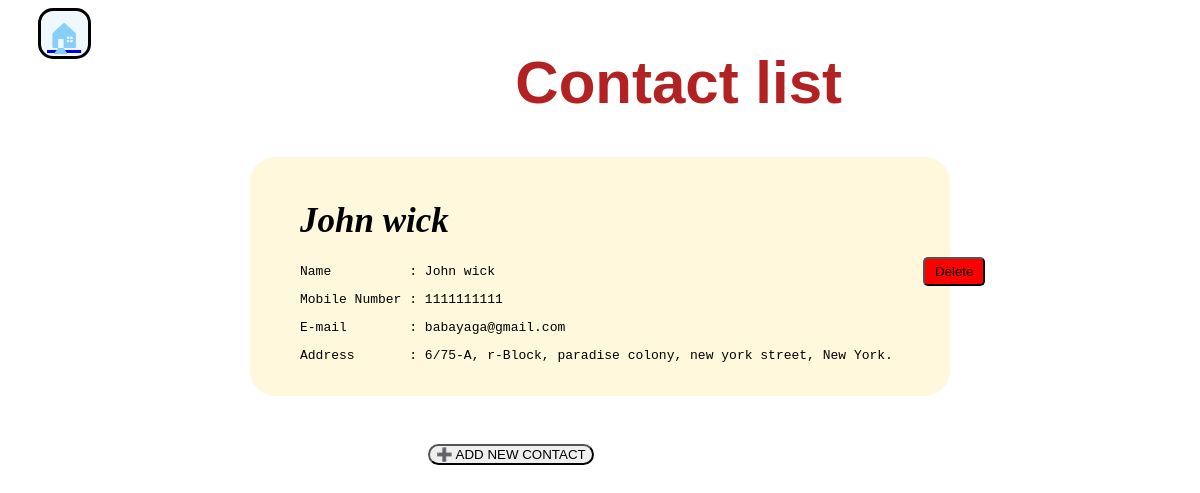
The app's page /list/ (signed in) with its own data.
### application/models.py (models this page shows, shortened)
class Number(models.Model):
    user=models.ForeignKey(User,on_delete=models.CASCADE)
    id=models.AutoField(primary_key=True)
    name=models.CharField(max_length=20)
    number=models.CharField(max_length=10)
    email=models.EmailField(max_length=30)
    address=models.CharField(max_length=100)
    class Meta:
        unique_together = ('user', 'number')

### application/views.py (the view)
# urls.py: path('list/',views.listcontact,name="List_contact"),
@login_required(login_url='login')
def listcontact(request):
    contacts=Number.objects.filter(user=request.user)
    return render(request,'application/list.html',{'contacts':contacts})

### application/templates/application/list.html (shortened to what this page needs)
<html>
    <head>
    </head>
    <body>
        <div class="head">
        <a href="/"><div class="home">🏠︎</div></a>
        <h1><b>Contact list</b></h1>
        </div>
        <div class="listall">
            {% for contact in contacts %}
            <div class="single">
            <div>
            <h1>{{contact.name}}</h1>
            <pre>Name          : {{contact.name}}</pre>
            <pre>Mobile Number : {{contact.number}}</pre>
            <pre>E-mail        : {{contact.email}}</pre>
            <pre>Address       : {{contact.address}}</pre>
            </div>
            <div>
            <form action="{% url 'delete_contact' contact.id %}" method="POST" onsubmit="return deleteit()">
                <input type="submit" value="Delete">
            </form>
            </div>
            </div>
            <br>
            {% empty %}
            <p>No contact found.</p>
            {% endfor %}
        </div>
        <div class="add">
            <a href="/add/"><button>➕ ADD NEW CONTACT</button></a>
        </div>
    </body>
</html>

### application/templates/application/list.html (style rules this page uses)
.listall { display: grid; grid-template-columns: auto; }
.single { display:flex; margin-left: auto; margin-right: auto; width:600px; height:auto; padding:20px 50px; text-align: left; background-color: cornsilk; border-radius: 25px; }
.listall h1 { font-size: 35px; font-style: italic; }
.head { display:flex; justify-content: space-between; }
.head h1 { font-size: 60px; text-align: center; font-family: Impact, Haettenschweiler, 'Arial Narrow Bold', sans-serif; color: firebrick; margin-right: 350px; }
.head .home { color:lightskyblue; background-color: aliceblue; border:3px solid black; width: 35px; height: 35px; font-size: 30px; padding:5px 6px; margin-left:30px; border-radius: 15px; }
input { margin-left:30px; background-color: red; margin-top:80px; padding:5px 10px; border-radius: 5px; }
button { margin-left:420px; margin-top: 30px; border-radius: 20px; transition: transform .2s; }

### records on screen
Number: name "John wick", number "1111111111", email "babayaga@gmail.com", address "6/75-A, r-Block, paradise colony, new york street, New York."
